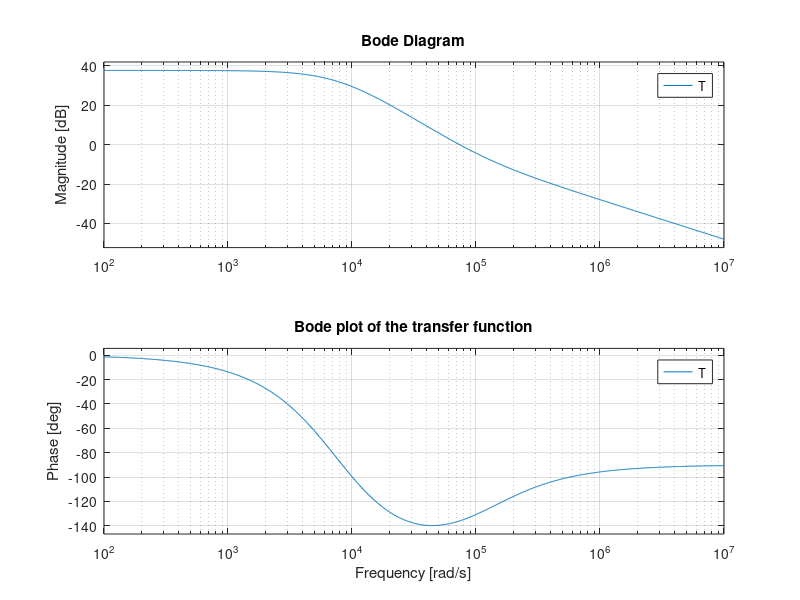
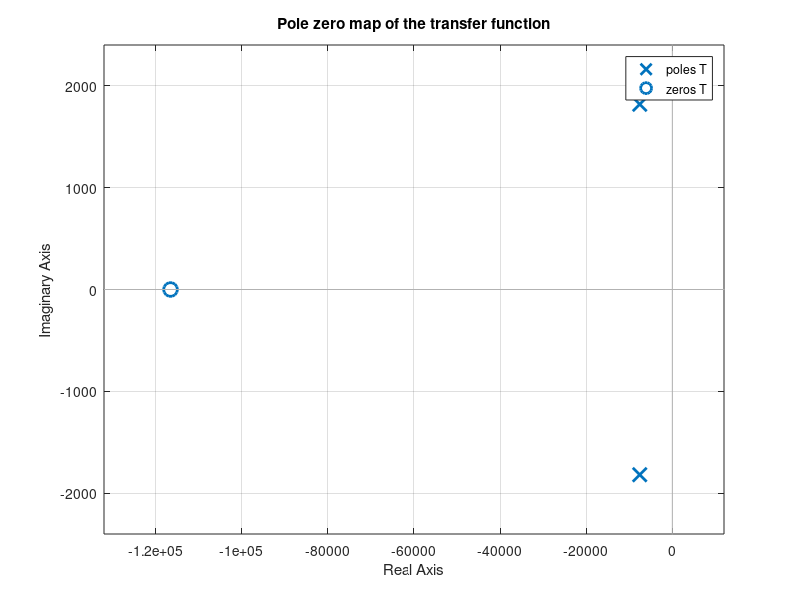

MATLAB code to generate these figures, in order:
clear all
% Component values
L=500e-6;
C=33e-6;
rC=260e-3;
rL=36.83e-3;
R=2.0833;
n2=40;
n1=25;
Vd=48;
s=tf('s');
w0=1/(sqrt(L*C));
Ksi=((1/(C*R))+((rC+rL)/L))/(2*w0);
wz=1/(rC*C);
n=n2/n1;
T=(n*Vd*w0^2/wz)*(s+wz)/(s^2+2*Ksi*w0*s+w0^2);
figure
bode(T);
title('Bode plot of the transfer function');
figure
pzmap(T);
title('Pole zero map of the transfer function');
fpole=1239;
fesr=18.651;
fs=40e3;
f0=5e3;